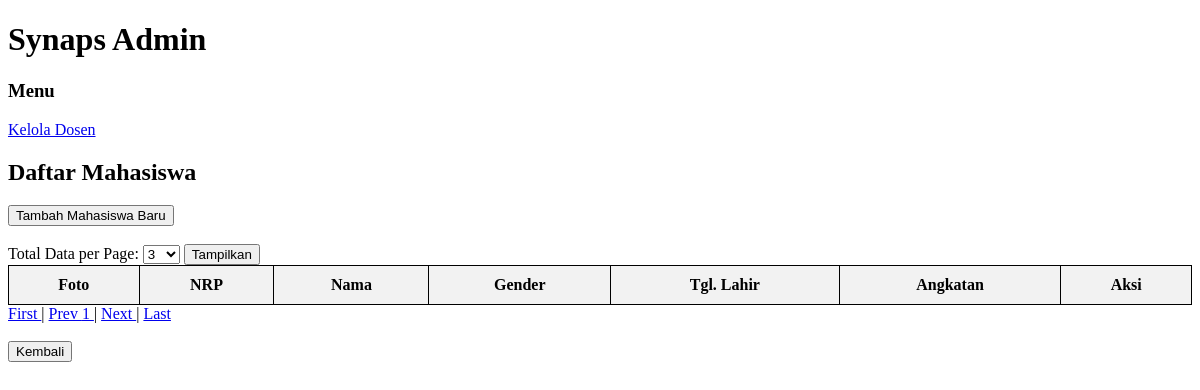
The app's page /display_mahasiswa.php?start=3 (signed in), older data.
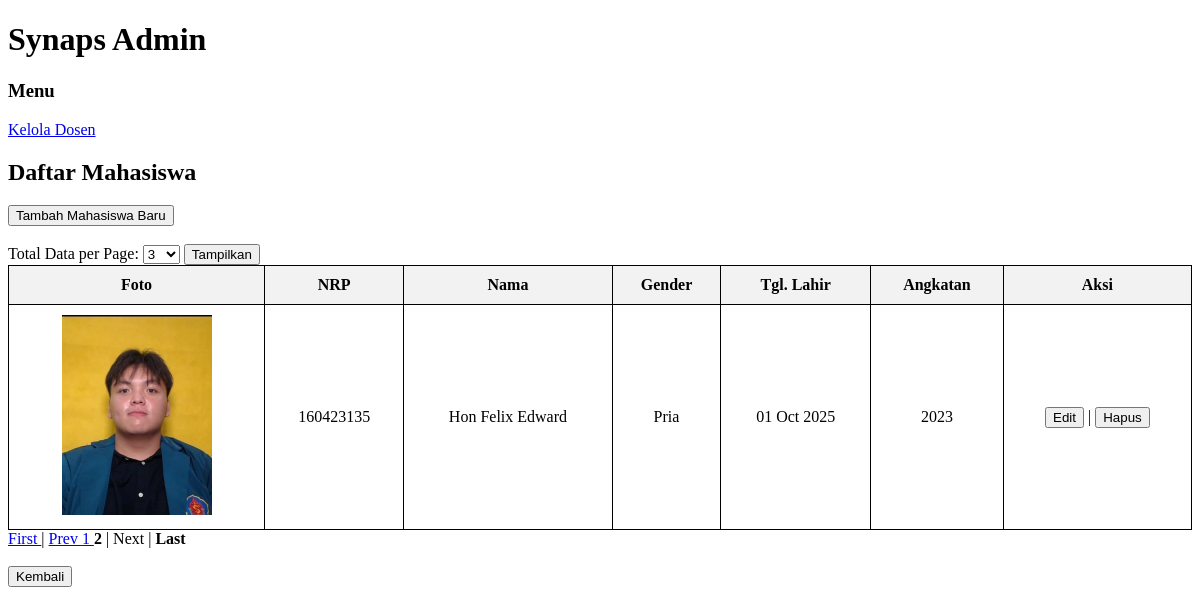
The same page, newer data.
### tables this page shows
CREATE TABLE `mahasiswa` (
  `nrp` char(9) NOT NULL,
  `nama` varchar(45) DEFAULT NULL,
  `gender` enum('Pria','Wanita') DEFAULT NULL,
  `tanggal_lahir` date DEFAULT NULL,
  `angkatan` year(4) DEFAULT NULL,
  `foto_extention` varchar(4) DEFAULT NULL
);

### class/parent.php (called while the page is built, shortened)
<?php
class classParent {
	public function __construct(){
		$this->mysqli =
		new mysqli(SERVER, UID, PWD, DB);
	}
}
?>

### class/mahasiswa.php (called while the page is built, shortened)
<?php
require_once("parent.php");
class Mahasiswa extends classParent {
    public function getMahasiswa($nrp = null) {
        if ($nrp) {
            $sql = "SELECT * FROM mahasiswa WHERE nrp=?";
            $stmt = $this->mysqli->prepare($sql);
            $stmt->bind_param("s", $nrp);
            $stmt->execute();
            $res = $stmt->get_result();
            $data = $res->fetch_assoc();
            $stmt->close();
            return $data;
        } else {
            $sql = "SELECT * FROM mahasiswa";
            $stmt = $this->mysqli->prepare($sql);
            $stmt->execute();
            $res = $stmt->get_result();
            $data = [];
            while ($row = $res->fetch_assoc()) {
                $data[] = $row;
            }
            return $data;
        }
    }
}
$mhsObj = new Mahasiswa();
$mahasiswas = $mhsObj->getMahasiswa();
?>

### display_mahasiswa.php (the view, shortened to what the changed rows need)
<?php
require_once("class/mahasiswa.php");
$mhsObj = new Mahasiswa();
$mahasiswas = $mhsObj->getMahasiswa();
$PER_PAGE = isset($_GET['per_page']) ? (int)$_GET['per_page'] : 3;
?>
<!DOCTYPE html>
<html>
<head>
</head>
<body>
    <div class="container">
        <div class="header">
            <h1>Synaps Admin</h1>
        </div>
        <div class="main-content">
            <div class="menu">
                <h3>Menu</h3>
                <a href="display_dosen.php">Kelola Dosen</a><br>
            </div>
            <div class="content">
                <h2>Daftar Mahasiswa</h2>
                <?php
                $start = isset($_GET['start']) ? (int)$_GET['start'] : 0;
                $display_data = array_slice($mahasiswas, $start, $PER_PAGE);
                ?>
                <button onclick="location.href='tambah_mahasiswa.php'">Tambah Mahasiswa Baru</button>
                <br><br>
                <form method="get" action="">
                    <label for="per_page">Total Data per Page: </label>
                        <select name="per_page" id="per_page">
                        </select>
                    <button type="submit">Tampilkan</button>
                </form>
                <table>
                    <thead>
                        <tr>
                            <th>Foto</th>
                            <th>NRP</th>
                            <th>Nama</th>
                            <th>Gender</th>
                            <th>Tgl. Lahir</th>
                            <th>Angkatan</th>
                            <th>Aksi</th>
                        </tr>
                    </thead>
                    <tbody>
                        <?php foreach ($display_data as $row): ?>
                            <tr>
                                <td>
                                    <?php
                                    if (!empty($row['foto_extention'])) {
                                            $image_path = 'images/' . $row['nrp'] . '.' . $row['foto_extention'];
                                            if (file_exists($image_path)) {
                                                echo "<img src='{$image_path}' class='foto'>";
                                            } else {
                                                echo "File not found";
                                            }
                                        }
                                        else {
                                        echo "No Image";
                                    }
                                    ?>
                                </td>
                                <td><?php echo $row['nrp']; ?></td>
                                <td><?php echo $row['nama']; ?></td>
                                <td><?php echo $row['gender']; ?></td>
                                <td><?php echo date("d M Y", strtotime($row['tanggal_lahir'])); ?></td>
                                <td><?php echo $row['angkatan']; ?></td>
                                <td>
                                    <button class="editBtn" value="<?php echo $row['nrp']; ?>">Edit</button> |
                                    <button class="hapusBtn" value="<?php echo $row['nrp']; ?>">Hapus</button>
                                </td>
                            </tr>
                        <?php endforeach; ?>
                    </tbody>
                </table>
                <?php
                $total_data = count($mahasiswas);
                $max_page = ceil($total_data/$PER_PAGE);
                $current_page = isset($_GET['start']) ? $_GET['start'] / $PER_PAGE + 1 : 1;
                    if($current_page==1){
                        echo "<strong>First</strong>";
                        echo " | ";
                        echo "<strong>Prev </strong>";
                        echo " | ";
                    }
                    else{
                        echo "<a href='?start=0'>First </a>";
                        echo " | ";
                        $prev_page = ($current_page - 2) * $PER_PAGE;
                        echo "<a href='?start=$prev_page'>Prev </a>";
                    }
                    for($page=1;$page<=$max_page;$page++){
                        $offs = ($page-1) * $PER_PAGE;
                        if ($page == $current_page) {
                            echo "<strong>$page</strong> ";
                        }
                        else {
                            echo "<a href='?start=$offs'>$page </a>";
                        }
                    }
                    if($current_page==$max_page){
                        echo " | ";
                        echo "<strong'>Next </strong>";
                        echo " | ";
                        echo "<strong>Last </strong>";
                    }
                    else{
                        $next_page = $current_page * $PER_PAGE;
                        echo " | ";
                        echo "<a href='?start=$next_page'>Next </a>";
                        echo " | ";
                        $last_page = ($max_page - 1) * $PER_PAGE;
                        echo "<a href='?start=$last_page'>Last </a>";
                    }
                ?>
            </div>
        </div>
    </div>
    <br><a href="index.php"><button type="button">Kembali</button></a>
</body>
</html>

Row changes from the older to the newer data that the page shows:
added mahasiswa: nrp+foto_extention (picture), nrp "160423135", nama "Hon Felix Edward", gender "Pria", tanggal_lahir "01 Oct 2025", angkatan "2023"
Text that changed along with them:
new list line: "2"
